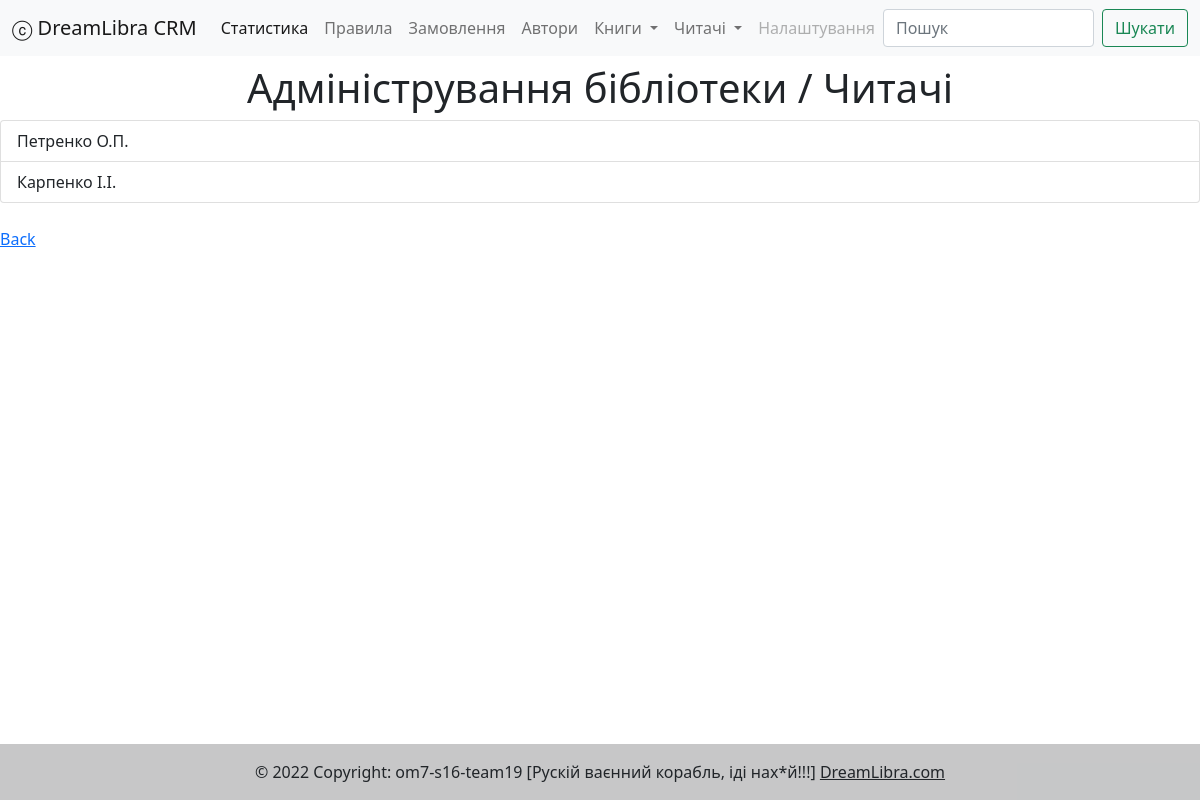
The page /user/ on the database as committed earlier.
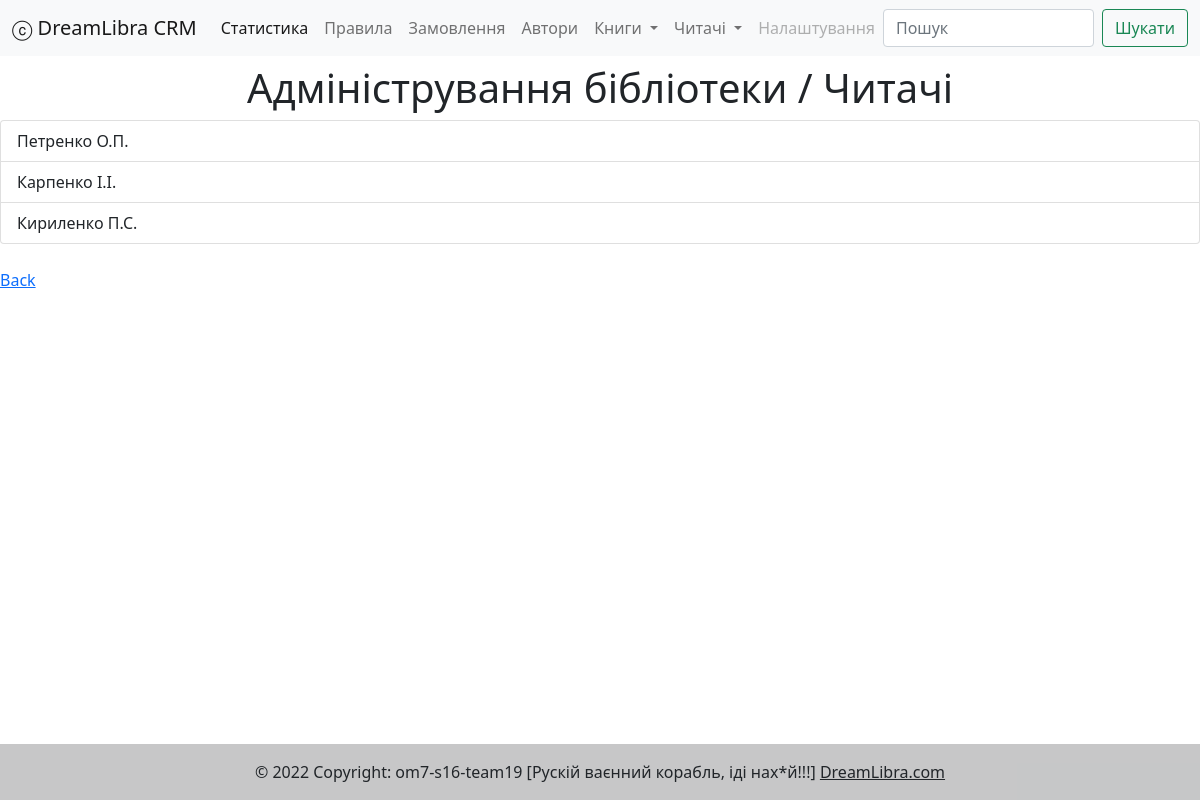
The same page on the database as committed later.
### authentication/models.py (models this page shows, shortened)
class CustomUser(AbstractBaseUser):
    first_name = models.CharField(blank=True, max_length=20)
    middle_name = models.CharField(blank=True, max_length=20)
    last_name = models.CharField(blank=True, max_length=20)
    email = models.EmailField(max_length=100, unique=True, validators=[validate_email])
    password = models.CharField(max_length=128)
    updated_at = models.DateTimeField(auto_now=True)
    created_at = models.DateTimeField(auto_now_add=True, editable=False)
    role = models.IntegerField(default=0, choices=ROLE_CHOICES)
    is_active = models.BooleanField(default=False)
    USERNAME_FIELD = 'email'
    objects = BaseUserManager()
    @staticmethod
    def get_all():
        all_users = CustomUser.objects.all()
        return all_users
    def surname_initials(self):
        patronymic_is_not_empty = self.middle_name and self.middle_name.strip()
        middle_name  = f"{self.middle_name[0]}." if patronymic_is_not_empty else ""
        return f"{self.last_name} {self.first_name[0]}.{middle_name}".format(**vars())

### authentication/views.py (the view)
# urls.py: path('', UserList.as_view(), name='user'),
class UserList(ListView):
    model = CustomUser
    template_name = "authentication/index.html"
    context_object_name = "users"
    def get(self, request, *args, **kwargs):
        return ListView.get(self, request, *args, **kwargs)
    def get_context_data(self, **kwargs):
        context = super(UserList, self).get_context_data(**kwargs)
        context['title'] = 'Список читачів'
        context['content_title'] = 'Адміністрування бібліотеки / Читачі'
        return context
    def get_queryset(self):
        queryset = CustomUser.get_all()
        return queryset

### templates/authentication/index.html (shortened to what this page needs)
{% extends '_base.html' %}
{% block content %}
<div align = 'center'>
    <div >
		<h1>{{content_title}}</h1>
	</div>
</div>
<div class="list-group"  align = 'left'>
	{% for user in users %}
	<button type="button" class="list-group-item list-group-item-action"  width = '200'>  {{ user.surname_initials }}</button>
	{% endfor %}
</div>
<br>
<a href="{% url 'index' %}">Back</a>
{% endblock %}

Rows that differ between the two databases and show on the page:
added CustomUser: surname_initials "Кириленко П.С."
